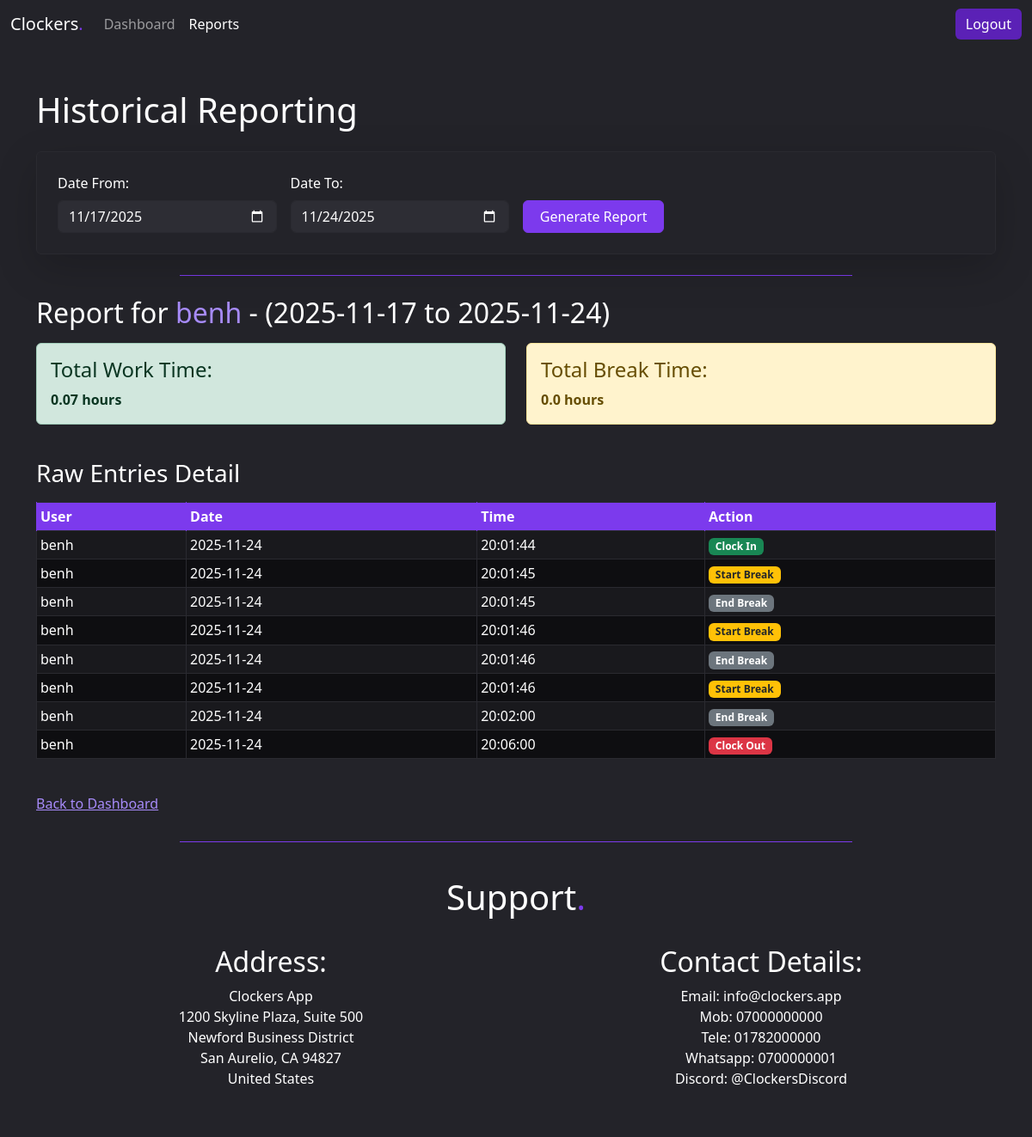
The app's page /reports/ (signed in) with its own data.
### time_tracker/models.py (models this page shows, shortened)
class TimeEntry(models.Model):
    ACTION_CHOICES = [
        ('IN', 'Clock In'),
        ('OUT', 'Clock Out'),
        ('BREAK_START', 'Start Break'),
        ('BREAK_END', 'End Break'),
    ]
    user = models.ForeignKey(User, on_delete=models.CASCADE)
    timestamp = models.DateTimeField()
    action_type = models.CharField(max_length=12, choices=ACTION_CHOICES)
    date_only = models.DateField(db_index=True)
    class Meta:
        verbose_name_plural = "Time Entries"

### time_tracker/views.py (the view)
# urls.py: path('reports/', views.reports_view, name='reports'),
@login_required
def reports_view(request):
    today = timezone.localdate()
    default_start_date = today - timedelta(days=7)
    date_from_str = request.GET.get('date_from')
    date_to_str = request.GET.get('date_to')
    user_id_str = request.GET.get('user_id')
    target_user = request.user
    if request.user.is_staff and user_id_str:
        try:
            target_user = User.objects.get(id=user_id_str)
        except User.DoesNotExist:
            pass
    try:
        date_from = date.fromisoformat(date_from_str) if date_from_str else default_start_date
        date_to = date.fromisoformat(date_to_str) if date_to_str else today
    except ValueError:
        date_from = default_start_date
        date_to = today
    if date_to < date_from:
        date_to = date_from
    results = calculate_time_period(target_user, date_from, date_to)
    all_report_entries = results['raw_entries']
    PAGINATE_BY = 10
    paginator = Paginator(all_report_entries, PAGINATE_BY)
    page_number = request.GET.get('page')
    page_obj = paginator.get_page(page_number)
    query_params_dict = {
        'date_from': date_from.isoformat(),
        'date_to': date_to.isoformat(),
    }
    if request.user.is_staff and target_user.id != request.user.id:
        query_params_dict['user_id'] = target_user.id
    query_params = urlencode(query_params_dict)
    context = {
        'date_from': date_from.isoformat(),
        'date_to': date_to.isoformat(),
        'target_user': target_user,
        'is_admin': request.user.is_staff,
        'users': User.objects.all().order_by('username') if request.user.is_staff else None,
        'total_work_time': results['work_duration'],
        'total_break_time': results['break_duration'],
        'raw_entries': page_obj,
        'query_params': query_params,
    }
    return render(request, 'time_tracker/reports.html', context)

### time_tracker/templates/time_tracker/reports.html (shortened to what this page needs)
{% extends 'base.html' %}
{% block content %}
    <h1 class="mb-4">Historical Reporting</h1>
    <div class="card p-4 mb-4 custom-login-card shadow-lg">
        <form method="GET" action="{% url 'reports' %}">
            <div class="row g-3 align-items-end">
                <div class="col-sm-6 col-md-3">
                    <label for="date_from" class="form-label">Date From:</label>
                    <input type="date" id="date_from" name="date_from" value="{{ date_from }}"
                           class="form-control custom-input-dark" required>
                </div>
                <div class="col-sm-6 col-md-3">
                    <label for="date_to" class="form-label">Date To:</label>
                    <input type="date" id="date_to" name="date_to" value="{{ date_to }}"
                           class="form-control custom-input-dark" required>
                </div>
                <div class="col-12 col-md-2 d-grid">
                    <button type="submit" class="btn btn-primary-custom">Generate Report</button>
                </div>
            </div>
        </form>
    </div> <hr class="hr-custom-width">
    <h2 class="mt-4">Report for <span class ="light-accent">{{ target_user.username }}</span> - ({{ date_from }} to {{ date_to }})</h2>
    {% if raw_entries %}
        <div class="row mb-4 mt-3">
            <div class="col-md-6">
                <div class="alert alert-success">
                    <h4>Total Work Time:</h4>
                    <strong>{{ total_work_time }} hours</strong>
                </div>
            </div>
            <div class="col-md-6">
                <div class="alert alert-warning">
                    <h4>Total Break Time:</h4>
                    <strong>{{ total_break_time }} hours</strong>
                </div>
            </div>
        </div>
        <h3 class="mb-3">Raw Entries Detail</h3>
        <div class="table-responsive">
        <table class="table table-striped table-hover table-bordered table-sm">
            <thead class="table-primary-header">
                <tr>
                    <th class ="text-nowrap-col">User</th>
                    <th class ="text-nowrap-col">Date</th>
                    <th class ="text-nowrap-col">Time</th>
                    <th class ="text-nowrap-col">Action</th>
                </tr>
            </thead>
            <tbody>
                {% for entry in raw_entries %}
                <tr>
                    <td class ="text-nowrap-col">{{ entry.user.username }}</td>
                    <td class ="text-nowrap-col">{{ entry.date_only|date:"Y-m-d" }}</td>
                    <td class ="text-nowrap-col">{{ entry.timestamp|date:"H:i:s" }}</td>
                    <td class ="text-nowrap-col">
                        <span class="badge
                            {% if entry.action_type == 'IN' %}bg-success
                            {% elif entry.action_type == 'OUT' %}bg-danger
                            {% elif entry.action_type == 'BREAK_START' %}bg-warning text-dark
                            {% else %}bg-secondary
                            {% endif %}">
                            {% if entry.action_type == 'IN' %}Clock In
                            {% elif entry.action_type == 'OUT' %}Clock Out
                            {% elif entry.action_type == 'BREAK_START' %}Start Break
                            {% elif entry.action_type == 'BREAK_END' %}End Break
                            {% endif %}
                        </span>
                    </td>
                </tr>
                {% endfor %}
            </tbody>
        </table>
        </div>
    {% else %}
        <p class="alert alert-info">No clocking activity found in the selected date range for this user.</p>
    {% endif %}
    <p class="mt-4"><a href="{% url 'dashboard' %}">Back to Dashboard</a></p>
{% endblock content %}

### time_tracker/static/css/style.css (style rules this page uses)
:root { --color-primary: #7C3AED; --color-primary-light: #A78BFA; --color-primary-dark: #5B21B6; --background-primary: #0E0E11; --background-secondary: #1A1A1F; --background-elevated: #232329; --surface: #2D2D34; --text-primary: #FFFFFF; --text-secondary: #D1D1D6; --text-tertiary: #A1A1AA; --text-disabled: #6B6B75; --border-light: #3A3A41; --border-medium: #2A2A30; --focus-ring: #A78BFA; --overlay-hover: #FFFFFF0D; --overlay-active: #FFFFFF1A; --overlay-pressed: #7C3AED1A; --surface-disabled: #1A1A1F; --success: #22C55E; --warning: #FACC15; --error: #EF4444; --info: #3B82F6; }
html, body { background: var(--background-elevated); color: var(--text-primary); margin: 0; padding: 0; }
.light-accent { color: var(--color-primary-light); }
.table-primary-header { background-color: var(--color-primary) !important; color: var(--text-primary) !important; }
.table-primary-header th { background-color: var(--color-primary) !important; color: var(--text-primary) !important; border-color: var(--color-primary) !important; }
.table { color: var(--text-primary) !important; --bs-table-border-color: var(--border-medium); border-color: var(--border-medium) !important; background-color: transparent !important; }
.table tbody tr > * { background-color: var(--background-primary) !important; color: var(--text-primary) !important; }
.table-striped > tbody > tr:nth-of-type(odd) > * { background-color: var(--background-secondary) !important; }
.hr-custom-width { max-width: 70%; margin-left: auto; margin-right: auto; display: block; border-top: 1px solid var(--color-primary); opacity: 1; }
.text-nowrap-col { white-space: nowrap; }
.custom-login-card { background-color: var(--background-elevated) !important; color: var(--text-primary); border: 1px solid var(--border-medium); }
.btn-primary-custom { background-color: var(--color-primary) !important; border-color: var(--color-primary) !important; color: var(--text-primary) !important; }
a { color: var(--color-primary-light); }
.custom-select-dark, .custom-input-dark, .custom-login-card input[type="text"], .custom-login-card input[type="password"] { background-color: var(--surface); color: var(--text-primary); border-color: var(--border-medium); }

### records on screen
TimeEntry: user.username "benh", date_only "2025-11-24", timestamp "20:01:44", action_type "Clock In"
TimeEntry: user.username "benh", date_only "2025-11-24", timestamp "20:01:45", action_type "Start Break"
TimeEntry: user.username "benh", date_only "2025-11-24", timestamp "20:01:45", action_type "End Break"
TimeEntry: user.username "benh", date_only "2025-11-24", timestamp "20:01:46", action_type "Start Break"
TimeEntry: user.username "benh", date_only "2025-11-24", timestamp "20:01:46", action_type "End Break"
TimeEntry: user.username "benh", date_only "2025-11-24", timestamp "20:01:46", action_type "Start Break"
TimeEntry: user.username "benh", date_only "2025-11-24", timestamp "20:02:00", action_type "End Break"
TimeEntry: user.username "benh", date_only "2025-11-24", timestamp "20:06:00", action_type "Clock Out"

### other values on screen
{{ target_user.username }} "benh"
{{ date_from }} "2025-11-17"
{{ date_to }} "2025-11-24"
{{ total_work_time }} "0.07"
{{ total_break_time }} "0.0"
